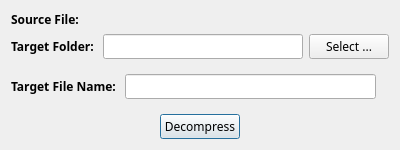
<?xml version="1.0" encoding="UTF-8"?>
<ui version="4.0">
 <class>DialogExpanding</class>
 <widget class="QDialog" name="DialogExpanding">
  <property name="geometry">
   <rect>
    <x>0</x>
    <y>0</y>
    <width>400</width>
    <height>150</height>
   </rect>
  </property>
  <property name="minimumSize">
   <size>
    <width>400</width>
    <height>150</height>
   </size>
  </property>
  <property name="maximumSize">
   <size>
    <width>16777215</width>
    <height>200</height>
   </size>
  </property>
  <property name="font">
   <font>
    <family>Microsoft YaHei UI</family>
   </font>
  </property>
  <property name="windowTitle">
   <string>打开压缩文件</string>
  </property>
  <property name="windowIcon">
   <iconset resource="svgs.qrc">
    <normaloff>:/app_icon/resources/app_open_archive.png</normaloff>:/app_icon/resources/app_open_archive.png</iconset>
  </property>
  <property name="modal">
   <bool>true</bool>
  </property>
  <layout class="QGridLayout" name="gridLayout">
   <item row="0" column="0">
    <layout class="QVBoxLayout" name="verticalLayout">
     <item>
      <layout class="QHBoxLayout" name="hBox1">
       <item>
        <widget class="QLabel" name="label1">
         <property name="sizePolicy">
          <sizepolicy hsizetype="Fixed" vsizetype="Fixed">
           <horstretch>0</horstretch>
           <verstretch>0</verstretch>
          </sizepolicy>
         </property>
         <property name="font">
          <font>
           <family>Heiti SC</family>
           <weight>75</weight>
           <bold>true</bold>
          </font>
         </property>
         <property name="text">
          <string>Source File: </string>
         </property>
        </widget>
       </item>
       <item>
        <widget class="QLabel" name="label_from">
         <property name="sizePolicy">
          <sizepolicy hsizetype="Expanding" vsizetype="Fixed">
           <horstretch>0</horstretch>
           <verstretch>0</verstretch>
          </sizepolicy>
         </property>
         <property name="font">
          <font>
           <family>Heiti SC</family>
          </font>
         </property>
         <property name="text">
          <string/>
         </property>
        </widget>
       </item>
      </layout>
     </item>
     <item>
      <layout class="QHBoxLayout" name="hBox2">
       <item>
        <widget class="QLabel" name="label2">
         <property name="sizePolicy">
          <sizepolicy hsizetype="Fixed" vsizetype="Fixed">
           <horstretch>0</horstretch>
           <verstretch>0</verstretch>
          </sizepolicy>
         </property>
         <property name="font">
          <font>
           <family>Heiti SC</family>
           <weight>75</weight>
           <bold>true</bold>
          </font>
         </property>
         <property name="text">
          <string>Target Folder: </string>
         </property>
        </widget>
       </item>
       <item>
        <widget class="QLineEdit" name="lineEdit_to">
         <property name="font">
          <font>
           <family>Heiti SC</family>
          </font>
         </property>
        </widget>
       </item>
       <item>
        <widget class="QPushButton" name="btn_cho_dir">
         <property name="sizePolicy">
          <sizepolicy hsizetype="Fixed" vsizetype="Fixed">
           <horstretch>0</horstretch>
           <verstretch>0</verstretch>
          </sizepolicy>
         </property>
         <property name="font">
          <font>
           <family>Heiti SC</family>
          </font>
         </property>
         <property name="text">
          <string>Select ...</string>
         </property>
        </widget>
       </item>
      </layout>
     </item>
     <item>
      <layout class="QHBoxLayout" name="hBox3">
       <item>
        <widget class="QLabel" name="label3">
         <property name="sizePolicy">
          <sizepolicy hsizetype="Fixed" vsizetype="Fixed">
           <horstretch>0</horstretch>
           <verstretch>0</verstretch>
          </sizepolicy>
         </property>
         <property name="font">
          <font>
           <family>Heiti SC</family>
           <weight>75</weight>
           <bold>true</bold>
          </font>
         </property>
         <property name="text">
          <string>Target File Name: </string>
         </property>
        </widget>
       </item>
       <item>
        <widget class="QLineEdit" name="lineEdit_filename">
         <property name="font">
          <font>
           <family>Heiti SC</family>
          </font>
         </property>
        </widget>
       </item>
       <item>
        <widget class="QLabel" name="label_ext">
         <property name="font">
          <font>
           <family>Microsoft YaHei UI</family>
           <weight>75</weight>
           <bold>true</bold>
          </font>
         </property>
         <property name="text">
          <string/>
         </property>
        </widget>
       </item>
      </layout>
     </item>
     <item>
      <layout class="QHBoxLayout" name="hBox4">
       <item>
        <spacer name="horizontalSpacer1">
         <property name="orientation">
          <enum>Qt::Horizontal</enum>
         </property>
         <property name="sizeHint" stdset="0">
          <size>
           <width>40</width>
           <height>20</height>
          </size>
         </property>
        </spacer>
       </item>
       <item>
        <widget class="QPushButton" name="btn_start">
         <property name="sizePolicy">
          <sizepolicy hsizetype="Fixed" vsizetype="Fixed">
           <horstretch>0</horstretch>
           <verstretch>0</verstretch>
          </sizepolicy>
         </property>
         <property name="font">
          <font>
           <family>Heiti SC</family>
          </font>
         </property>
         <property name="text">
          <string>Decompress</string>
         </property>
         <property name="autoDefault">
          <bool>true</bool>
         </property>
         <property name="default">
          <bool>true</bool>
         </property>
        </widget>
       </item>
       <item>
        <spacer name="horizontalSpacer2">
         <property name="orientation">
          <enum>Qt::Horizontal</enum>
         </property>
         <property name="sizeHint" stdset="0">
          <size>
           <width>40</width>
           <height>20</height>
          </size>
         </property>
        </spacer>
       </item>
      </layout>
     </item>
    </layout>
   </item>
  </layout>
 </widget>
 <resources>
  <include location="svgs.qrc"/>
 </resources>
 <connections/>
</ui>
